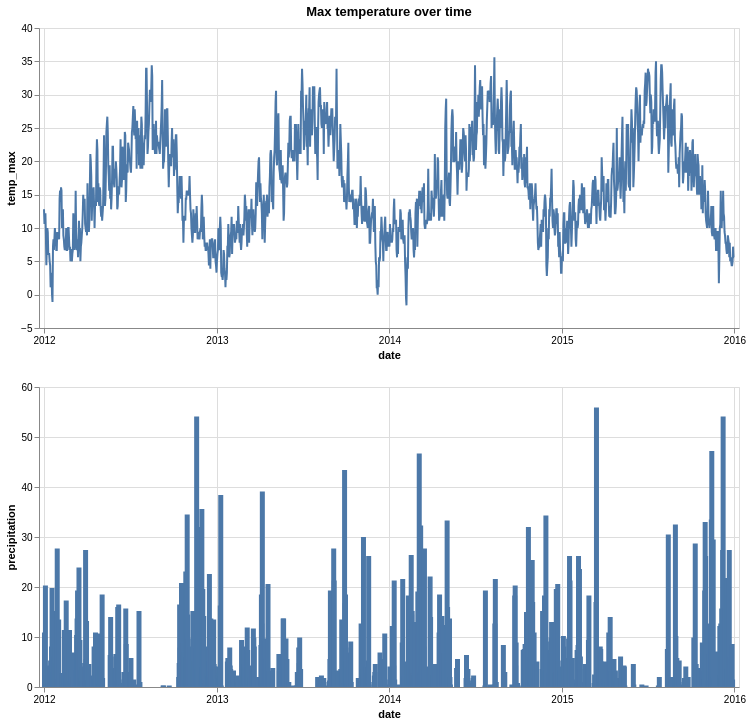

The notebook cell this image was saved under:
### Markdown cell above
## Adding Brush Interactivity

1. Add an interval selection (brush) to the bar chart from the previous exercise.
2. Modify the temp line graph so it responds to the brush.
3. Vertically concat the two graphs (line chart on top, bar chart on bottom).
4. Make the x-axis shared.

### Code cell
#TODO
brush = alt.selection_interval(encodings=['x'])
(temp_max.transform_filter(brush) & precipitation.add_params(brush)).resolve_scale(x='shared')

### Figure 1 — Vega-Lite specification as saved in the notebook (floating-point values rounded to 4 significant figures; data arrays with more than 128 entries replaced by an {"elided": "..."} marker saying what was removed)
{"config": {"view": {"continuousWidth": 300, "continuousHeight": 300}}, "vconcat": [{"mark": {"type": "line"}, "encoding": {"tooltip": [{"field": "temp_max", "type": "quantitative"}, {"field": "date", "type": "temporal"}], "x": {"axis": {"format": "%Y", "tickCount": "year"}, "field": "date", "type": "temporal"}, "y": {"field": "temp_max", "type": "quantitative"}}, "title": "Max temperature over time", "transform": [{"filter": {"param": "param_c97a99acfc68b794"}}], "width": 700}, {"mark": {"type": "bar"}, "encoding": {"x": {"axis": {"format": "%Y", "tickCount": "year"}, "field": "date", "type": "temporal"}, "y": {"field": "precipitation", "type": "quantitative"}}, "name": "view_33ff4efd26d58226_1", "width": 700}], "data": {"name": "data-6881b3c76720a51ecae2e2fb5659aff4"}, "params": [{"name": "param_c97a99acfc68b794", "select": {"type": "interval", "encodings": ["x"]}, "views": ["view_33ff4efd26d58226_1"]}], "resolve": {"scale": {"x": "shared"}}, "$schema": "https://vega.github.io/schema/vega-lite/v6.1.0.json", "datasets": {"data-6881b3c76720a51ecae2e2fb5659aff4": {"elided": "1461 records"}}}
